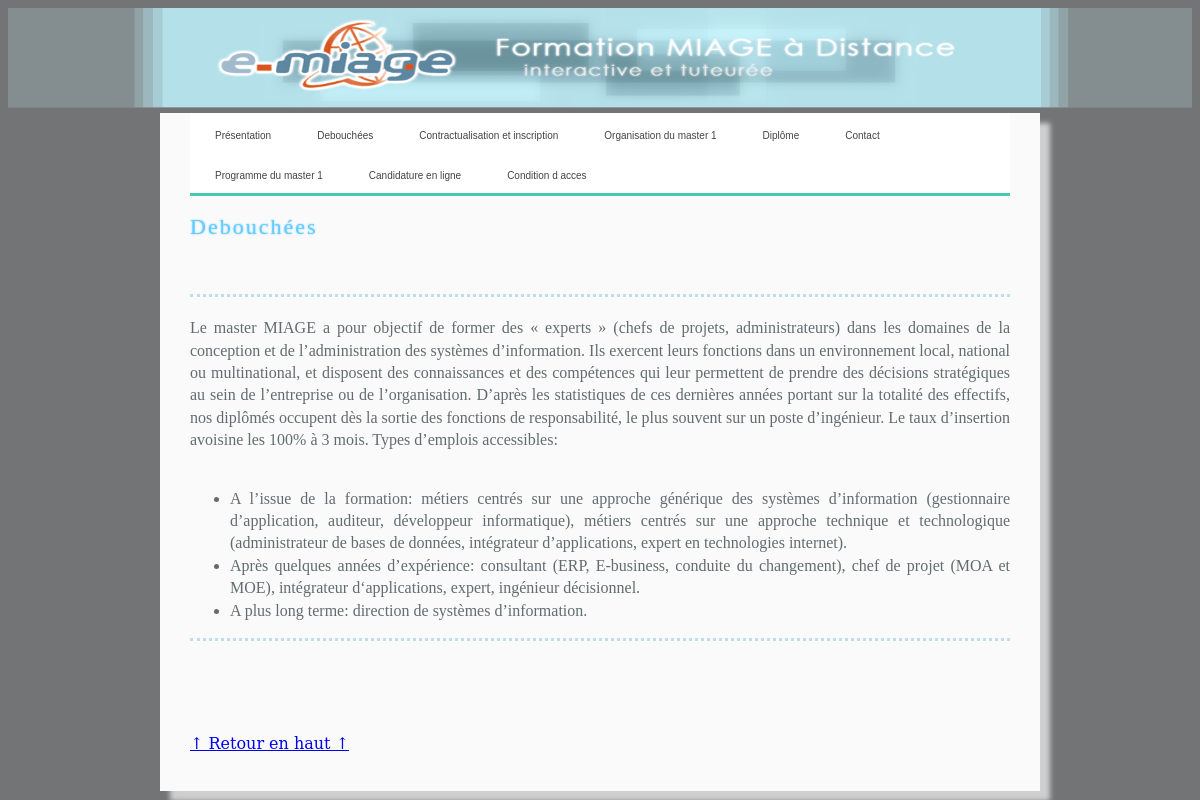
The app's page /Vue/Vitrine/vitrine.php?id=13 with its own data.
### tables this page shows
CREATE TABLE `categorie` (
`id` int(11) NOT NULL,
  `titre` varchar(64) NOT NULL,
  `contenu` varchar(20000) NOT NULL
);

### Controller/check_cat.php (called while the page is built, shortened)
<?php
$sql = ' SELECT * FROM categorie ';
$req = mysql_query($sql) or die('Erreur SQL !<br>'.$sql.'<br>'.mysql_error());

### Controller/getcatbyid.php (called while the page is built, shortened)
<?php
$sql = ' SELECT * FROM categorie WHERE id="'.$_GET['id'].'" ';
$req = mysql_query($sql) or die('Erreur SQL !<br>'.$sql.'<br>'.mysql_error());

### Vue/Vitrine/vitrine.php (the view, shortened to what this page needs)
<html>
<head>
    <link href="/e-miage/App/Vue/Vitrine/CSS/StyleProgramme.css" type="text/css" rel="stylesheet" />
</head>
<body>
<?php
    include("../../Controller/check_cat.php");
?>
    <header>
        <img id = "imheader" src="../../images/logo-e-miage.PNG" width="100%" height="100px">
    </header>
    <div class="content">
        <nav id="cssmenu">
            <ul id="nav">
    <?php
        while($row = mysql_fetch_array($req)){
            print('<li>');
            print('<a href="vitrine.php?id='.$row['id'].'">'.$row['titre'].'</a>');
            print('</li>');
        }
    ?>
            </ul>
        </nav>
<?php
    if(isset($_GET['id'])){
        include("../../Controller/getcatbyid.php");
        $row = mysql_fetch_array($req);
?>
        <div id="titre_page">
            <h2><?php echo $row['titre']; ?></h2>
        </div>
        <div id="content">
            <p id="p">
            <?php echo $row['contenu']; ?>
            </p>
        </div>
<?php
    }
?>
     <br><br><br>
     <a href="javascript: scroll(0, 0);">↑ Retour en haut ↑</a>
     <br><br><br>
    </div>
</body>
</html>

### Vue/Vitrine/CSS/StyleProgramme.css (style rules this page uses)
body { font-size: 16px; }
html { background: #727476; font-family: "Times New Roman", Times, "Liberation Serif", FreeSerif, serif; font-family: Georgia, "DejaVu Serif", Norasi, serif; }
.content { background-color: #FAFAFA;; margin: 5px 152px; padding: 0px 30px; -moz-box-shadow: 10px 10px 5px 0px #cfcfcf; -webkit-box-shadow: 10px 10px 5px 0px #cfcfcf; -o-box-shadow: 10px 10px 5px 0px #cfcfcf; box-shadow: 10px 10px 5px 0px #cfcfcf; }
#cssmenu, #cssmenu ul, #cssmenu ul li, #cssmenu ul li a { margin: 0; padding: 0; border: 0; list-style: none; line-height: 1; display: block; position: relative; font-size: 1%; -webkit-box-sizing: border-box; -moz-box-sizing: border-box; box-sizing: border-box; }
#cssmenu:after, #cssmenu > ul:after { content: "."; display: block; clear: both; visibility: hidden; line-height: 0; height: 0; }
#cssmenu { width: auto; border-bottom: 3px solid #47c9af; font-family: Raleway, sans-serif; line-height: 1; font-size: 1%; margin-bottom: 10; }
#cssmenu ul { background: #ffffff; }
#cssmenu > ul > li { float: left; }
#cssmenu > ul > li > a { z-index: 2; padding: 18px 25px 12px 25px; font-size: 10px; font-weight: 400; text-decoration: none; color: #444444; -webkit-transition: all .2s ease; -moz-transition: all .2s ease; -ms-transition: all .2s ease; -o-transition: all .2s ease; transition: all .2s ease; margin-right: -4px; }
#cssmenu > ul > li > a:after { position: absolute; left: 0; bottom: 0; right: 0; z-index: -1; width: 100%; height: 120%; border-top-left-radius: 8px; border-top-right-radius: 8px; content: ""; -webkit-transition: all .2s ease; -o-transition: all .2s ease; transition: all .2s ease; -webkit-transform: perspective(5px) rotateX(2deg); -webkit-transform-origin: bottom; -moz-transform: perspective(5px) rotateX(2deg); -moz-transform-origin: bottom; transform: perspective(5px) rotateX(2deg); transform-origin: bottom; }
#content { margin:50px 0px 0px 0px; }
p { border-top: 3px; border-left: 0px; border-right: 0px; border-bottom:0px; border-color:#BBE0E9; border-style: dotted; padding-top: 20; color: gray; }
h2 { width: 748; text-align: left; color: #66CCFf; text-shadow: 0px 0px 2px #66CCFF; font-family: Century Gothic, Verdana; font-size: 22; font-weight: normal; text-decoration: none; letter-spacing: 2; }
#titre_page { height: 30; width: 780; }
#p, #ul { padding-top: 20; }
#p, #ul { padding-top: 20; text-align: justify; font-size: 16; font-family: verdana; color: #626C6F; line-height: 1.4; }

### records on screen
categorie: titre "Présentation"
categorie: titre "Debouchées", contenu "Le master MIAGE a pour objectif de former des « experts » (chefs de projets, administrateurs) dans les domaines de la conception et de l’administration des systèmes d’information. Ils exercent leurs fonctions dans un environnement local, national ou multinational, et disposent des connaissances et des compétences qui leur permettent de prendre des décisions stratégiques au sein de l’entreprise ou de l’organisation. D’après les statistiques de ces dernières années portant sur la totalité des effectifs, nos diplômés occupent dès la sortie des fonctions de responsabilité, le plus souvent sur un poste d’ingénieur. Le taux d’insertion avoisine les 100% à 3 mois. Types d’emplois accessibles: A…"
categorie: titre "Contractualisation et inscription"
categorie: titre "Organisation du master 1"
categorie: titre "Diplôme"
categorie: titre "Contact"
categorie: titre "Programme du master 1"
categorie: titre "Candidature en ligne"
categorie: titre "Condition d acces"
